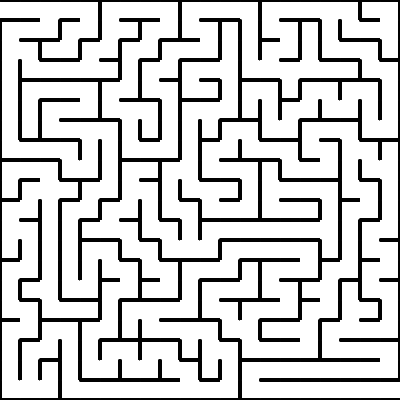
Frame 1 (no input)
Frame 60 (the mouse pressed at the canvas centre just before this capture): identical to frame 1, image omitted
Frame 120 (the mouse held since frame 60 and released just before this capture): identical to frame 1, image omitted

The Processing sketch that drew this single still picture (run headless with seeded random() and noise(); from frame 60 on, the mouse is pressed at the canvas centre):

// Processing sketch: Maze
// ── Maze.pde
final int NODE_SIZE = 20;
final int MAZE_SIZE_X = 20;
final int MAZE_SIZE_Y = 20;
final int STEP_MS = 1;

boolean generatorFinished = false;
boolean searchFinished = false;

ArrayList<Node> solution;

Node[][] nodes = new Node[MAZE_SIZE_X][MAZE_SIZE_Y];
//ArrayList<Node> nodes = new ArrayList<Node>();

void settings()
{
  size(NODE_SIZE * MAZE_SIZE_X, NODE_SIZE * MAZE_SIZE_Y);
}

void setup()
{
  background(0);
  frameRate(30);

  for (int i = 0; i < MAZE_SIZE_X; i++)
  {
    for (int j = 0; j < MAZE_SIZE_Y; j++)
    {
      Node node = new Node(i, j);
      if (i == 0 && j == 0)
      {
        node.isStart = true;
      } else if (i == MAZE_SIZE_X - 1 && j == MAZE_SIZE_Y - 1)
      {
        node.isFinish = true;
      }

      nodes[i][j] = node;
    }
  }

  //thread("generate"); // Generate the maze
  
  int deltaTime = millis();
  generate();
  deltaTime = millis() - deltaTime;
  println("Generation time: " + deltaTime + "ms");
}

void draw()
{
  for (int i = 0; i < MAZE_SIZE_X; i++)
  {
    for (int j = 0; j < MAZE_SIZE_Y; j++)
    {
      if (nodes[i][j].changed)
      {
        nodes[i][j].draw();
      }
    }
  }
}

void keyPressed()
{
  if (key == 's' || key == 'S') {
    if (generatorFinished) 
    {
      int deltaTime = millis();
      solution = searchPath(nodes[0][0], nodes[MAZE_SIZE_X - 1][MAZE_SIZE_Y - 1]);
      deltaTime = millis() - deltaTime;
      println("Search time: " + deltaTime + "ms");
      drawPath(solution);
    } else
    {
      println("Wait for the generator to finish!");
    }
  }
}

// ── Direction.pde
public enum Direction {
  NORTH, 
    EAST, 
    SOUTH, 
    WEST, 
    INVALID
}

public ArrayList<Direction> directionList()
{
  ArrayList<Direction> directions = new ArrayList<Direction>();
  for(Direction dir : Direction.values())
  {
    directions.add(dir);
  }
  return directions;
}

public Direction getOpposite(Direction dir)
{
  switch(dir)
  {
  case NORTH: 
    return Direction.SOUTH;
  case EAST:
    return Direction.WEST;
  case SOUTH: 
    return Direction.NORTH;
  case WEST:  
    return Direction.EAST;
  default:    
    return Direction.INVALID;
  }
}

public int getDirectionX(Direction dir)
{
  switch(dir)
  {
  case EAST:  
    return 1;
  case WEST:  
    return -1;
  default:    
    return 0;
  }
}

public int getDirectionY(Direction dir)
{
  switch(dir)
  {
  case NORTH: 
    return -1;
  case SOUTH: 
    return 1;
  default:    
    return 0;
  }
}

// ── Generator.pde
public void generate()
{
  ArrayList<Node> todo = new ArrayList<Node>();

  int randX = int(random(0, MAZE_SIZE_X));
  int randY = int(random(0, MAZE_SIZE_Y));
  todo.add(nodes[randX][randY]);
  
  while (!todo.isEmpty())
  {
    Node currentNode = todo.get(todo.size() - 1);
    currentNode.visited = true;

    ArrayList<Direction> directions = directionList();
    Direction randomDir = Direction.INVALID;
    Node nextNode = null;

    while (!directions.isEmpty())
    {
      randomDir = directions.remove(int(random(0, directions.size())));
      int x = currentNode.posX + getDirectionX(randomDir);
      int y = currentNode.posY + getDirectionY(randomDir);

      if (x >= 0 && x < MAZE_SIZE_X && y >= 0 && y < MAZE_SIZE_Y)
      {
        Node tempNode = nodes[x][y];
        if (!tempNode.visited)
        {
          nextNode = tempNode;
          break;
        }
      }
    }

    if (nextNode != null)
    {
      todo.add(nextNode);
      carve(currentNode, nextNode, randomDir);
      //delay(STEP_MS);
    } else
    {
      todo.remove(currentNode);
    }
  }
  generatorFinished = true;
}

public void carve(Node source, Node target, Direction dir)
{
  source.setDirection(dir, target);
  target.setDirection(getOpposite(dir), source);
  source.changed = true;
  target.changed = true;
}

// ── MazeNode.pde
class Node {
  Node north = null;
  Node east = null;
  Node south = null;
  Node west = null;

  boolean isStart = false;
  boolean isFinish = false;

  int posX;
  int posY;
  int absPosX;
  int absPosY;

  boolean visited = false;
  boolean searched = false;
  boolean changed = false;

  Node(int posX, int posY)
  {
    this.posX = posX;
    this.posY = posY;
    this.absPosX = posX * NODE_SIZE;
    this.absPosY = posY * NODE_SIZE;
  }

  public void draw()
  {
    int offset = NODE_SIZE - 1;

    strokeWeight(3);
    fill(255);
    noStroke();
    rect(this.absPosX, this.absPosY, NODE_SIZE, NODE_SIZE);
    stroke(0);
    fill(0);

    if (this.north == null)
    {
      line(this.absPosX, this.absPosY, this.absPosX + offset, this.absPosY);
    }
    if (this.east == null && !this.isFinish)
    {
      line(this.absPosX + offset, this.absPosY, this.absPosX + offset, this.absPosY + offset);
    }
    if (this.south == null)
    {
      line(this.absPosX, this.absPosY + offset, this.absPosX + offset, this.absPosY + offset);
    }
    if (this.west == null && !this.isStart)
    {
      line(this.absPosX, this.absPosY, this.absPosX, this.absPosY + offset);
    }

    this.changed = false;
  }

  public void setDirection(Direction dir, Node node)
  {
    switch (dir) 
    {
    case NORTH: 
      this.north = node; 
      break;
    case EAST:  
      this.east = node;  
      break;
    case SOUTH: 
      this.south = node; 
      break;
    case WEST:  
      this.west = node;  
      break;
    }
  }

  public Node getDirection(Direction dir)
  {
    switch (dir)
    {
    case NORTH: 
      return this.north;
    case EAST:  
      return this.east;
    case SOUTH: 
      return this.south;
    case WEST:  
      return this.west;
    default:    
      return null;
    }
  }
}

// ── Search.pde
ArrayList<Node> searchPath(Node source, Node target) //<>//
{
  ArrayList<Node> queue = new ArrayList<Node>();
  HashMap<Node, Node> parentNodes = new HashMap<Node, Node>();

  source.searched = true;
  parentNodes.put(source, source);
  queue.add(source);

  // Breadth-first-search
  while (!queue.isEmpty())
  {
    Node currentNode = queue.remove(0);

    ArrayList<Direction> directions = directionList();

    while (!directions.isEmpty())
    {
      Node childNode = currentNode.getDirection(directions.remove(0));
      if (childNode != null && childNode.searched == false)
      {
        childNode.searched = true;
        parentNodes.put(childNode, currentNode);
        queue.add(childNode);
      }
    }
  }

  // Backtrack
  Node currentPathNode = target;
  ArrayList<Node> path = new ArrayList<Node>();
  while (parentNodes.get(currentPathNode) != currentPathNode)
  {
    path.add(currentPathNode);
    currentPathNode = parentNodes.get(currentPathNode);
  }
  path.add(currentPathNode);

  searchFinished = true;
  return path;
}

void drawPath(ArrayList<Node> path)
{
  int offset = int(NODE_SIZE / 2);
  
  for (int i = 0; i < path.size() - 1; i++)
  {
    Node currentNode = path.get(i);
    Node nextNode = path.get(i + 1);
    
    stroke(255, 0, 0);
    strokeWeight(3);
    line(currentNode.absPosX + offset, currentNode.absPosY + offset, nextNode.absPosX + offset, nextNode.absPosY + offset);
  }
}
